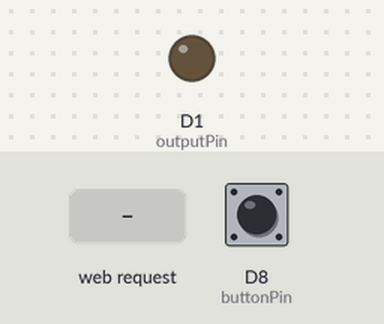
A sketch run on a simulated ESP8266 (NodeMCU). Parts: output pins drawn as LEDs (lit = HIGH). The inputs (shaded band) are chosen by the test bench; at power-on: D8 (buttonPin) LOW. WiFi joins after 1.5 s; servers stay silent unless stated; what the sketch prints to the serial monitor is not drawn.

Above: at 2.7 s.
2.8 s: HTTP request GET /GAR=ACTIVATE received
At 3.2 s:
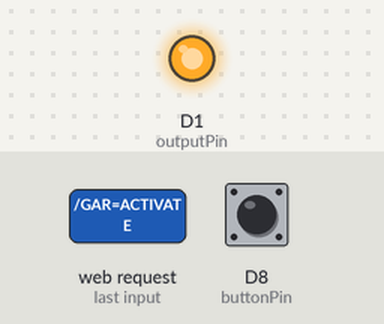
Timing chart, 0 to 5.8 s (numbered marks = the images above; inputs shaded):
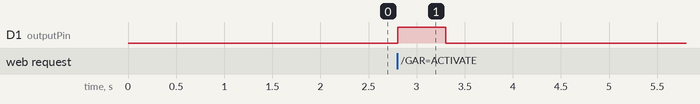

The sketch:

wifi-garage.ino
```cpp
#include <ESP8266WiFi.h>
#include <ESP8266mDNS.h>
#include <WiFiUdp.h>


const char* ssid = "??????????";
const char* password = "??????????";

const int outputPin = D1;
const int buttonPin = D8;
uint8_t MAC_array[6];
char MAC_char[18];
int buttonState = 0;

WiFiServer server(80);


void setup() {
  Serial.begin(115200);
  delay(10);

  pinMode(outputPin, OUTPUT);
  pinMode(buttonPin, INPUT);
  digitalWrite(outputPin, 0);

  // Connect to WiFi network
  Serial.println();
  Serial.println();
  Serial.print("Connecting to ");
  Serial.println(ssid);

  WiFi.mode(WIFI_STA);
  WiFi.begin(ssid, password);

  while (WiFi.status() != WL_CONNECTED) {
    delay(500);
    Serial.print(".");
  }
  Serial.println("");
  Serial.println("WiFi connected");

  // Start the server
  server.begin();
  Serial.println("Server started");


  WiFi.macAddress(MAC_array);
    for (int i = 0; i < sizeof(MAC_array); ++i){
      sprintf(MAC_char,"%s%02x:",MAC_char,MAC_array[i]);
    }

    Serial.println(MAC_char);

  // Print the IP address
  Serial.print("Use this URL : ");
  Serial.print("http://");
  Serial.print(WiFi.localIP());
  Serial.println("/");
}


void loop() {

  WiFiClient client = server.available();
  if (!client) {
    return;
  }

  Serial.println("new client");
  while(!client.available()){
    delay(1);
  }

  String request = client.readStringUntil('\r');
  Serial.println(request);
  client.flush();

  buttonState = digitalRead(buttonPin);

  int value = LOW;
  if (request.indexOf("/GAR=ACTIVATE") != -1) {
    digitalWrite(outputPin, HIGH);
    value = HIGH;
    delay(500);
    digitalWrite(outputPin, LOW);
    value = LOW;
  }

  client.println("HTTP/1.1 200 OK");
  client.println("Content-Type: text/html");
  client.println(""); //  do not forget this one
  client.println("<!DOCTYPE HTML>");
  client.println("<html>");

  client.print("Garage is now: ");

  if(buttonState == HIGH) {
    client.print("Closed");
  } else {
    client.print("Open");
  }

  client.println("<br><br>");
  client.println("Click <a href=\"/GAR=ACTIVATE\">here</a> to activate garage door<br>");
    client.println("</html>");

  delay(1);

  if(buttonState == HIGH) {
    Serial.println("Closed");
  } else {
    Serial.println("Open");
  }
  Serial.println("Client disconnected");
  Serial.println("");

}
```

Measured:
- after the input at 2.8 s, D1 (outputPin): LOW → HIGH at once, → LOW 0.50 s later
